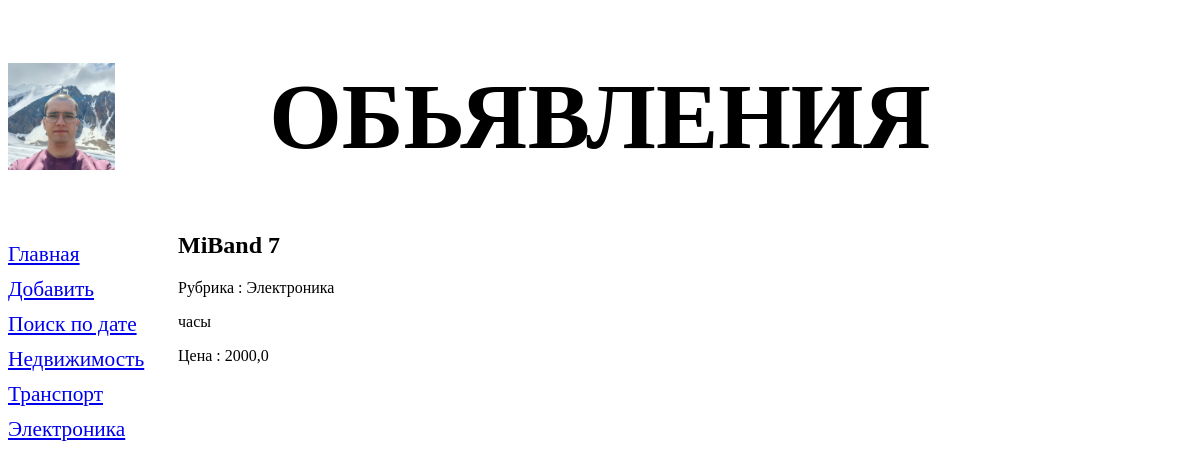
The app's page /bboard/detail/17/ with its own data.
### bboard/models.py (models this page shows, shortened)
class Rubric(models.Model):
    name = models.CharField(max_length=20, db_index=True, verbose_name = 'Название')
    class Meta:
        verbose_name_plural = 'Рубрики'
        verbose_name = 'Рубрика'
        ordering = ['name']

class Bb(models.Model):
    class Kinds(models.TextChoices):
        BUY = 'b', 'Куплю'
        SELL = 'sell', 'Продам'
        EXCHANGE = 'e', 'Обменяю'
        __empty__ = 'Выберите тип публикуемого обьявления'
    kind = models.CharField(max_length=10, choices=Kinds.choices, default=Kinds.SELL)
    rubric = models.ForeignKey('Rubric', null=True, on_delete=models.PROTECT, verbose_name='Рубрика', related_name='entries')
    title = models.CharField(max_length=50, verbose_name='Товар')
    content = models.TextField(null=True, blank=True, verbose_name='Описание')
    price = models.FloatField(null=True, blank=True, verbose_name='Цена')
    published = models.DateTimeField(auto_now_add=True, db_index=True, verbose_name='Опубликовано')
    class Meta:
        verbose_name_plural = 'Обьявления'
        verbose_name = 'Обьявление'
        ordering = ['-published']

### bboard/views.py (the view)
# urls.py: path('detail/<int:pk>/', BbDetailView.as_view(), name='detail'),
class BbDetailView(DetailView):
    model = Bb
    def get_context_data(self, **kwargs):
        context = super().get_context_data(**kwargs)
        context['rubrics'] = Rubric.objects.all()
        return context

### bboard/templates/bboard/bb_detail.html (shortened to what this page needs)
{% extends "layout/basic.html" %}
{% block content %}
<h2>{{ bb.title }}</h2>
<p>Рубрика : {{ bb.rubric.name }}</p>
<p>{{ bb.content }}</p>
<p>Цена : {{ bb.price  }}</p>
{% endblock %}

### bboard/templates/layout/basic.html (shortened to what this page needs)
{% load static %}
<!DOCTYPE html>
<html lang="en">
    <head>
        <link rel="stylesheet" type="text/css" href="{% static 'bboard/style.css' %}">
    </head>
    <body>
        <header>
            <h1>Обьявления</h1>
        </header>
        <nav>
            <a href="{% url 'index' %}">Главная</a>
            <a href="{% url 'add' %}">Добавить</a>
            <a href="{% url 'search' %}">Поиск по дате</a>
            {% for rubric in rubrics %}
            <a href="{% url 'by_rubric' rubric.pk %}">{{ rubric.name }}</a>
            {% endfor %}
        </nav>
        <section>
        {% block content %}
        {% endblock %}
        </section>
    </body>
</html>

### bboard/static/bboard/style.css (style rules this page uses)
header h1 { font-size:70pt; text-transform: uppercase; text-align: center; background: url('1.jpg') left / auto 100% no-repeat; }
nav { font-size: 16pt; width: 150px; float: left; }
nav a { display: block; margin: 10px 0px; }
section { margin-left: 170px; }

### records on screen
Rubric: name "Недвижимость"
Rubric: name "Транспорт"
Rubric: name "Электроника"
Bb: title "MiBand 7", rubric.name "Электроника", content "часы", price "2000,0"
